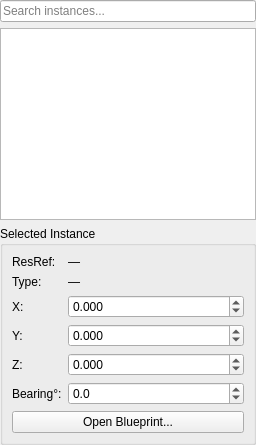
        <widget class="QWidget" name="instancesTab">
         <attribute name="title">
          <string>Instances</string>
         </attribute>
         <layout class="QVBoxLayout" name="instancePanelLayout">
          <property name="leftMargin">
           <number>0</number>
          </property>
          <property name="topMargin">
           <number>0</number>
          </property>
          <property name="rightMargin">
           <number>0</number>
          </property>
          <property name="bottomMargin">
           <number>0</number>
          </property>
          <item>
           <widget class="QLineEdit" name="instanceSearchEdit">
            <property name="placeholderText">
             <string>Search instances...</string>
            </property>
            <property name="clearButtonEnabled">
             <bool>true</bool>
            </property>
           </widget>
          </item>
         <item>
          <widget class="QTreeWidget" name="instanceTree">
           <property name="contextMenuPolicy">
            <enum>Qt::CustomContextMenu</enum>
           </property>
           <property name="selectionMode">
            <enum>QAbstractItemView::ExtendedSelection</enum>
           </property>
           <property name="headerHidden">
            <bool>true</bool>
           </property>
           <column>
            <property name="text">
             <string notr="true">1</string>
            </property>
           </column>
          </widget>
         </item>
         <item>
          <widget class="QGroupBox" name="propertiesGroup">
           <property name="title">
            <string>Selected Instance</string>
           </property>
           <layout class="QFormLayout" name="propertiesLayout">
            <item row="0" column="0">
             <widget class="QLabel" name="propResRefLabel">
              <property name="text">
               <string>ResRef:</string>
              </property>
             </widget>
            </item>
            <item row="0" column="1">
             <widget class="QLabel" name="propResRefValue">
              <property name="text">
               <string>—</string>
              </property>
             </widget>
            </item>
            <item row="1" column="0">
             <widget class="QLabel" name="propTypeLabel">
              <property name="text">
               <string>Type:</string>
              </property>
             </widget>
            </item>
            <item row="1" column="1">
             <widget class="QLabel" name="propTypeValue">
              <property name="text">
               <string>—</string>
              </property>
             </widget>
            </item>
            <item row="2" column="0">
             <widget class="QLabel">
              <property name="text">
               <string>X:</string>
              </property>
             </widget>
            </item>
            <item row="2" column="1">
             <widget class="QDoubleSpinBox" name="propXSpin">
              <property name="minimum">
               <double>-9999.000000000000000</double>
              </property>
              <property name="maximum">
               <double>9999.000000000000000</double>
              </property>
              <property name="singleStep">
               <double>0.100000000000000</double>
              </property>
              <property name="decimals">
               <number>3</number>
              </property>
             </widget>
            </item>
            <item row="3" column="0">
             <widget class="QLabel">
              <property name="text">
               <string>Y:</string>
              </property>
             </widget>
            </item>
            <item row="3" column="1">
             <widget class="QDoubleSpinBox" name="propYSpin">
              <property name="minimum">
               <double>-9999.000000000000000</double>
              </property>
              <property name="maximum">
               <double>9999.000000000000000</double>
              </property>
              <property name="singleStep">
               <double>0.100000000000000</double>
              </property>
              <property name="decimals">
               <number>3</number>
              </property>
             </widget>
            </item>
            <item row="4" column="0">
             <widget class="QLabel">
              <property name="text">
               <string>Z:</string>
              </property>
             </widget>
            </item>
            <item row="4" column="1">
             <widget class="QDoubleSpinBox" name="propZSpin">
              <property name="minimum">
               <double>-9999.000000000000000</double>
              </property>
              <property name="maximum">
               <double>9999.000000000000000</double>
              </property>
              <property name="singleStep">
               <double>0.100000000000000</double>
              </property>
              <property name="decimals">
               <number>3</number>
              </property>
             </widget>
            </item>
            <item row="5" column="0">
             <widget class="QLabel">
              <property name="text">
               <string>Bearing°:</string>
              </property>
             </widget>
            </item>
            <item row="5" column="1">
             <widget class="QDoubleSpinBox" name="propBearingSpin">
              <property name="minimum">
               <double>-360.000000000000000</double>
              </property>
              <property name="maximum">
               <double>360.000000000000000</double>
              </property>
              <property name="singleStep">
               <double>1.000000000000000</double>
              </property>
              <property name="decimals">
               <number>1</number>
              </property>
             </widget>
            </item>
            <item row="6" column="0" colspan="2">
             <widget class="QPushButton" name="propOpenBlueprintBtn">
              <property name="text">
               <string>Open Blueprint...</string>
              </property>
             </widget>
            </item>
           </layout>
          </widget>
         </item>
         </layout>
        </widget>
